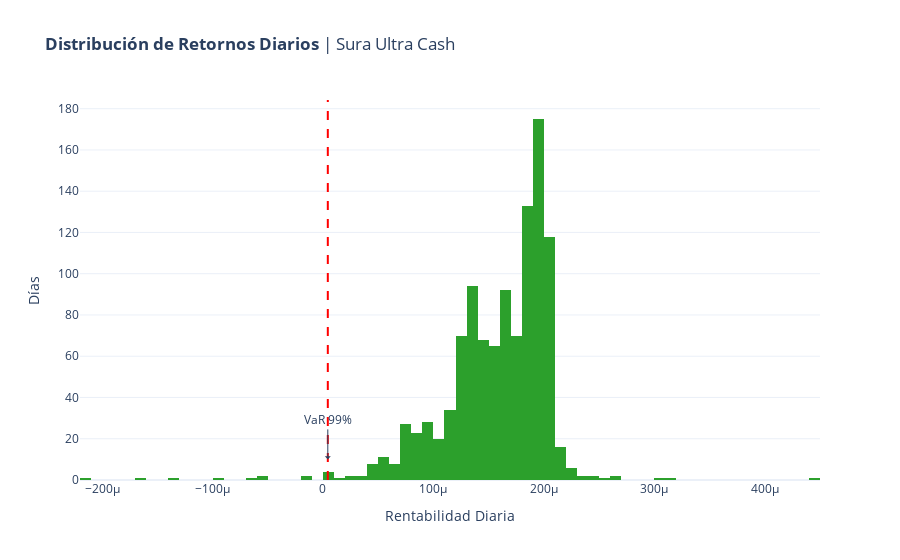

Notebook cell for this chart:
### Code cell
# Gráfico de Retornos (Histograma)
fig = go.Figure()
fig.add_trace(go.Histogram(
    x=returns, nbinsx=100, 
    name='Retornos Diarios', marker_color='#2ca02c'
))
# Línea de VaR
fig.add_vline(x=var_99, line_width=2, line_color="red", line_dash="dash")
fig.add_annotation(x=var_99, y=10, text="VaR 99%", showarrow=True, arrowhead=1, ax=0, ay=-40)

fig.update_layout(
    title='<b>Distribución de Retornos Diarios</b> | Sura Ultra Cash',
    xaxis_title='Rentabilidad Diaria',
    yaxis_title='Días'
)
fig.show()

### Figure 1 — Plotly figure (JSON) as saved in the notebook; plotly's stock layout.template omitted (floating-point values rounded to 4 significant figures; data arrays with more than 128 entries replaced by an {"elided": "..."} marker saying what was removed)
{"data": [{"marker": {"color": "#2ca02c"}, "name": "Retornos Diarios", "nbinsx": 100, "type": "histogram", "x": {"elided": "1094 float values"}}], "layout": {"annotations": [{"arrowhead": 1, "ax": 0, "ay": -40, "showarrow": true, "text": "VaR 99%", "x": 4.373e-06, "y": 10}], "shapes": [{"line": {"color": "red", "dash": "dash", "width": 2}, "type": "line", "x0": 4.373e-06, "x1": 4.373e-06, "xref": "x", "y0": 0, "y1": 1, "yref": "y domain"}], "title": {"text": "<b>Distribución de Retornos Diarios</b> | Sura Ultra Cash"}, "xaxis": {"title": {"text": "Rentabilidad Diaria"}}, "yaxis": {"title": {"text": "Días"}}}}
